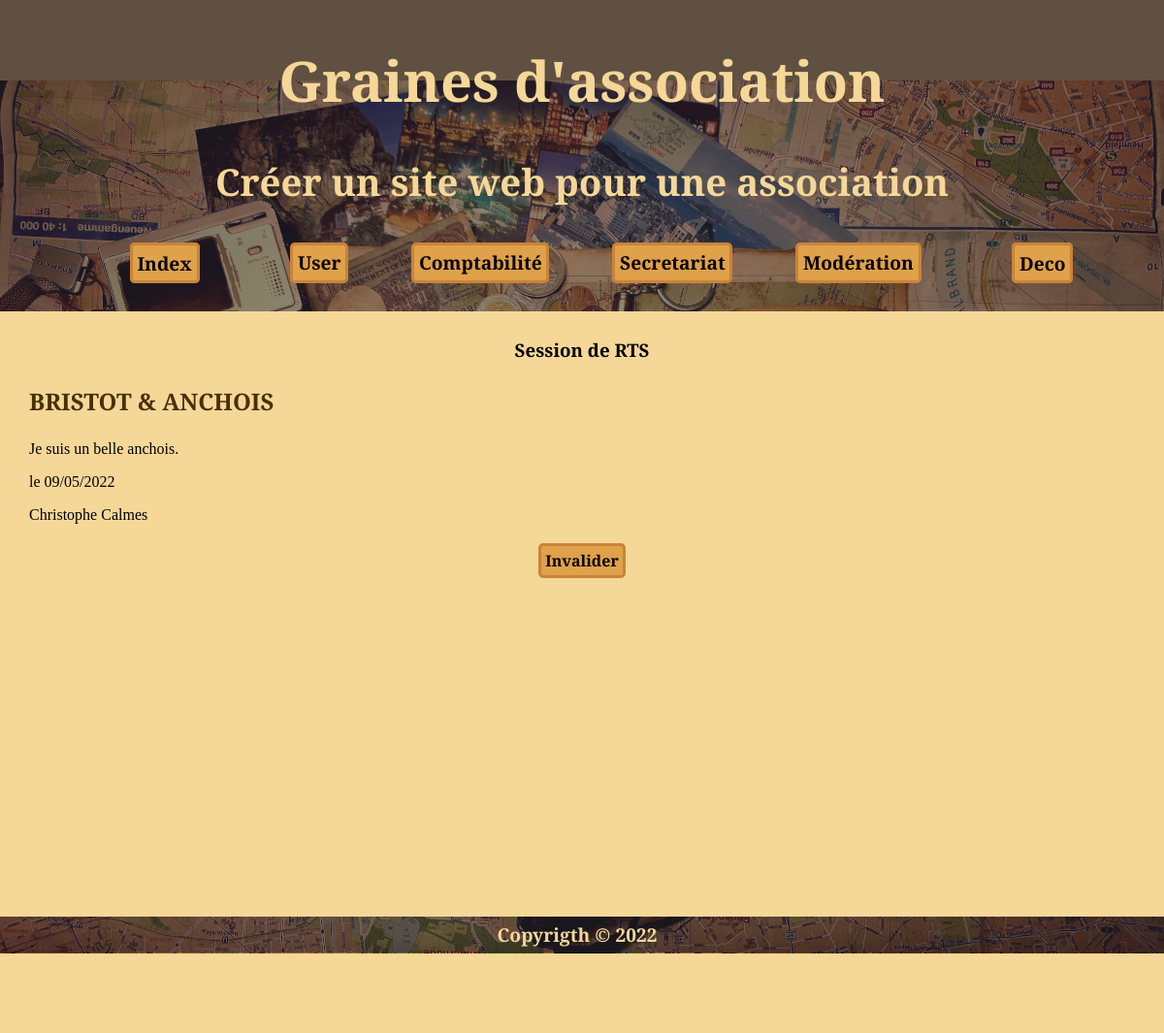
The page /index.php?idNav=35&idArticle=11 (signed in) on the database its author committed.
### tables this page shows
CREATE TABLE `dataSite` (
  `idDataSite` int NOT NULL,
  `titre` varchar(50) NOT NULL,
  `sousTitre` varchar(100) NOT NULL,
  `description` varchar(150) NOT NULL,
  `anneeCour` varchar(12) NOT NULL,
  `cotisation` float NOT NULL,
  `clotureCompta` tinyint(1) NOT NULL DEFAULT '0',
  `emailContact` varchar(60) DEFAULT NULL,
  `url` varchar(255) DEFAULT NULL,
  `adresse` varchar(255) DEFAULT NULL
);

CREATE TABLE `navigation` (
  `idNav` int NOT NULL,
  `nomNav` varchar(30) NOT NULL,
  `cheminNav` varchar(80) NOT NULL,
  `menuVisible` tinyint(1) NOT NULL,
  `zoneMenu` int NOT NULL,
  `ordre` tinyint NOT NULL,
  `niveau` tinyint NOT NULL,
  `valide` tinyint NOT NULL DEFAULT '1',
  `deroulant` tinyint NOT NULL DEFAULT '0',
  `targetRoute` varchar(16) NOT NULL DEFAULT '0'
);

CREATE TABLE `articles` (
  `idArticle` int NOT NULL,
  `titre` varchar(100) NOT NULL,
  `texte` text NOT NULL,
  `valide` tinyint(1) NOT NULL,
  `date` datetime NOT NULL DEFAULT CURRENT_TIMESTAMP,
  `auteur` int NOT NULL
);

CREATE TABLE `users` (
  `idUser` int NOT NULL,
  `login` varchar(30) DEFAULT NULL,
  `mdp` varchar(80) DEFAULT NULL,
  `email` varchar(60) DEFAULT NULL,
  `nom` varchar(60) NOT NULL,
  `prenom` varchar(60) NOT NULL,
  `adresse` varchar(255) DEFAULT NULL,
  `ville` varchar(255) DEFAULT NULL,
  `codePostal` varchar(10) DEFAULT NULL,
  `bornYear` varchar(4) DEFAULT NULL,
  `role` tinyint(1) NOT NULL DEFAULT '0',
  `valide` tinyint(1) DEFAULT '0',
  `token` varchar(24) DEFAULT NULL,
  `cotisation` tinyint(1) DEFAULT '0',
  `dateInscription` datetime NOT NULL DEFAULT CURRENT_TIMESTAMP,
  `dateCotisation` date DEFAULT NULL,
  `dateConnexion` datetime NOT NULL DEFAULT CURRENT_TIMESTAMP,
  `telephone` varchar(30) DEFAULT NULL,
  `numeroAdherant` varchar(12) DEFAULT NULL
);

### index.php (called while the page is built, shortened)
<?php
include 'path.php';
include   $cheminFonctions.'fonctionsDB.php';
include   $cheminCorps.'kether.php';
include   $cheminCorps.'head.php';
include   $cheminCorps.'navHigh.php';
include   $cheminCorps.'main.php';
include   $cheminCorps.'foot.php';
?>

### objets/RCUD.php (called while the page is built, shortened)
<?php
class RCUD extends ParamDB {
  private $sql;
  private $param;
  public function __construct($sql, $param) {
    $this->sql = $sql;
    $this->param = $param;
  }
  public function READ() {
    try {
      $conn = new PDO("mysql:host=$this->serverName;dbname=$this->dbName", $this->userName, $this->password);
      $conn->setAttribute(PDO::ATTR_ERRMODE, PDO::ERRMODE_EXCEPTION);
    } catch(PDOException $e) {
     echo "Error: " . $e->getMessage();
    }
    $data = $conn->prepare($this->sql);
    foreach ($this->param as $key) {
      $data->bindParam($key['prep'],$key['variable']);
    }
    $data->execute();
    $data->setFetchMode(PDO::FETCH_ASSOC);
    $dataTraiter = $data->fetchAll();
    return $dataTraiter;
  }
}

### pages/corps/kether.php (called while the page is built, shortened)
<?php
$sql = "SELECT `titre`, `sousTitre`, `description` FROM `dataSite`";
$param = [];
$read = new RCUD($sql, $param);
$dataHead = $read->READ();
$title =  $dataHead[0]['titre'];
$title2 = $dataHead[0]['sousTitre'];
require 'functions/functionDateTime.php';

### sources/navigation/objets/getNav.php (called while the page is built, shortened)
<?php
class GetNav {
  public function getMenuNav($niveau,  $zone) {
    $sql = "SELECT `idNav`, `nomNav`, `deroulant`, `zoneMenu`, `niveau`, `targetRoute`
    FROM `navigation`
    WHERE `niveau` = :niveau AND `zoneMenu` = :zoneMenu AND `menuVisible`= 1 AND `valide` = 1
    ORDER BY `ordre`";
    $param = [['prep'=>':niveau', 'variable'=>$niveau], ['prep'=>':zoneMenu', 'variable'=>$zone]];
    $data = new RCUD($sql, $param);
    return $data->READ();
  }
}

### sources/secretariat/objets/getArticle.php (called while the page is built, shortened)
<?php
class GetArticle {
  public function getOneArticle($id) {
    $param = [['prep'=>':idArticle', 'variable'=>$id]];
    $select = "SELECT `idArticle`, `titre`, `texte`, `date`, `nom`, `prenom`, `articles`.`valide`
    FROM `articles`
    INNER JOIN `users` ON `idUser` = `auteur`
    WHERE `idArticle` = :idArticle";
    $select = new RCUD($select, $param);
    return $select->READ();
  }
}

### functions/functionDateTime.php (called while the page is built, shortened)
<?php
function brassageDate($data) {
$date = $data;
$year = substr($date,0,4);
$month = substr($date,5,2);
$day = substr($date,8,2);
$date = $day.'/'.$month.'/'.$year;
return $date;
}

### functions/fonctionsDB.php (called while the page is built, shortened)
<?php
function encodeRoutage($id) {
    $param = [['prep'=>':idTarget', 'variable'=>$id]];
  $select = "SELECT  `routageToken` FROM `targetRCUD` WHERE `idTarget` = :idTarget";
  $readTarget = new RCUD($select, $param);
  $data = $readTarget->READ();
  return 'pages/TraiterRCUD/DBaccess.php?route='.$data[0]['routageToken'];
}

### sources/navigation/objets/printNav.php (the view, shortened to what this page needs)
<?php
class PrintNav extends GetNav {
  public function printNavigationBandeau($variable) {
    echo '<nav>
    <ul class="navigationBandeau">';
    echo '<li><a href="index.php?idNav=0" class="lienNav">Index</a></li>';
    foreach ($variable as $key => $value) {
      if($value['deroulant'] > 0) {
        echo '<div class="dropdown">';
        echo '<button class="buttonForm">'.utf8_encode($value['nomNav']).'</button>';
        echo '</div>';
        } else {
        echo '<li><a href="index.php?idNav='.$value['targetRoute'].'" class="lienNav">'.utf8_encode($value['nomNav']).'</a></li>';
      }
    }
    echo '</ul>
    </nav>';
  }
}

### pages/corps/navHigh.php (shortened to what this page needs)
<header class="parallax-effect">
<div class="calque">
  <h1><?=$title?></h1>
  <h2><?=$title2?></h2>
  <?php include 'sources/navigation/affichages/bandeauHaut.php'; ?>
  </div>
</header>

### sources/secretariat/affichageArticle.php (shortened to what this page needs)
<?php
require 'sources/secretariat/objets/getArticle.php';
require 'sources/secretariat/objets/printArticle.php';
$article = new PrintArticle();
$idArticle = filter($_GET['idArticle']);
$dataTraiter = $article->getOneArticle($idArticle);
if($dataTraiter == []) {
  echo '<h4>Article inexistant</h4>';
} else {
  $article->affichageLastArticle($dataTraiter);
  if($dataTraiter[0]['valide'] >0) {
    $message = 'Invalider';
  } else {
      $message = 'Valider';
      $del = 'Supprimer';
  }
  if((isset($_SESSION['role']))&&($_SESSION['role'] == 3)) {
    echo '<form class="flex-colonne" action="'.encodeRoutage(19).'" method="post">
      <input type="hidden" name="idArticle" value="'.$idArticle.'">
      <input type="hidden" name="valide" value="'.$dataTraiter[0]['valide'].'">
      <button type="submit" class="buttonForm" name="idNav" value="'.$idNav.'">'.$message.'</button>
    </form>';
  }
}
?>

### sources/secretariat/objets/printArticle.php (shortened to what this page needs)
<?php
class PrintArticle extends GetArticle {
  public function affichageLastArticle($data){
    if($data != []){
    echo '<section class="articleIndex"><article>';
      echo '<h3 class="titrePage">'.$data[0]['titre'].'</h3>';
      echo '<p>'.$data[0]['texte'].'</p>';
      echo '<p>le '.brassageDate($data[0]['date']).'</p>';
      echo '<p>'.$data[0]['prenom'].' '.$data[0]['nom'].'</p>';
    echo'</article></section>';
  } else {
        echo '<section class="articleIndex"><article>
        <p>Pas encore d\'article posté.</p>
        </article></section>';
  }
  }
}

### css/master.css (style rules this page uses)
body { font-family: 'Roboto Serif', serif; height: auto; width: auto; margin: 0; background: #F5D798ff; }
h1, h2 { font-size: 3em; color:#F5D798ff; text-align: center; font-family: 'Cinzel', serif; }
h1 { font-size: 3em; }
h2 { font-size: 2em; }
h3, h4, h5, h6 { font-family: 'Playfair Display', serif; }
.titrePage { font-size: 1.5em; color: #493005ff; text-transform: uppercase; }
header { background-color: hsla(38, 87%, 15%, 0.5); }
.articleIndex { text-align: justify; margin-left: auto; }
ul { list-style: none; }
.parallax-effect { background-image: url("../images/rollMap.webp"); min-height: 15vh; background-attachment: fixed; background-position: center; background-repeat: no-repeat; background-size: 100%; text-align: center; }
.calque { min-height: 200%; font-weight: 600; font-size: 1.2em; background-color: hsla(264, 15%, 19%, 0.55); width: auto; color: #F5D798ff; padding: 0.25em; }
.flex-colonne { display: flex; flex-direction: column; align-items: center; justify-content: center; }
.navigationBandeau { list-style: none; display: flex; flex-direction: row; justify-content: space-evenly; align-items: center; }
.navigationBandeau li { padding-left: 0.5em; padding-right: 0.5em; margin-left: 1em; margin-right: 1em; text-align: center; }
.lienNav { text-decoration: none; background-color: #DFA14Aff; border: 3px solid #CA8339ff; font-family: 'Cinzel', serif; color: #070000ff; border-radius: 5px; padding: auto; cursor: auto; font-weight: 600; padding: 0.25em; margin: 0.25em; transition: border 0.7s; }
.dropdown { display: inline-block; }
.buttonForm { background-color: #DFA14Aff; border: 3px solid #CA8339ff; font-family: 'Cinzel', serif; font-size: 1em; color: #070000ff; border-radius: 5px; padding: 0.25em; margin: 0.25em; cursor: auto; font-weight: 600; margin: 0.25em; transition: border 0.7s; }

### rows shown on the page
datasite: titre "Graines d'association", sousTitre "Créer un site web pour une association"
navigation: nomNav "User"
navigation: nomNav "Comptabilité"
navigation: nomNav "Secretariat"
navigation: nomNav "Modération"
navigation: nomNav "Deco"
articles: titre "BRISTOT & ANCHOIS", texte "Je suis un belle anchois.", date "09/05/2022", auteur.prenom "Christophe", auteur.nom "Calmes", valide "Invalider"

### other values the page prints
$_SESSION['login'] "RTS"
